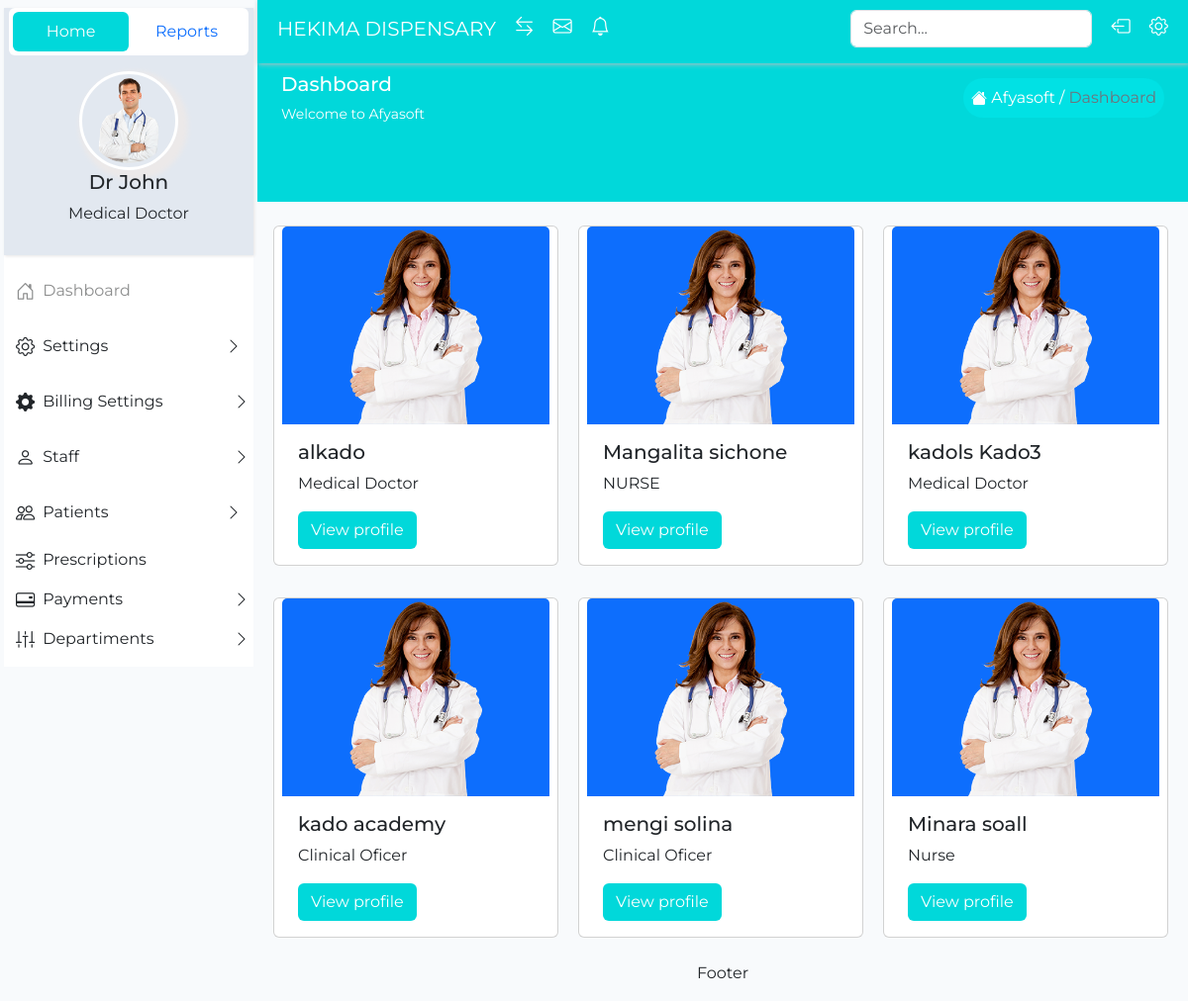
Screenshot of /index.php/staff/staffs with the database file from the repository.
### tables this page shows
CREATE TABLE `staff` (
  `id` int NOT NULL AUTO_INCREMENT,
  `first_name` varchar(45) DEFAULT NULL,
  `last_name` varchar(45) DEFAULT NULL,
  `username` varchar(45) DEFAULT NULL,
  `email` varchar(45) DEFAULT NULL,
  `phone_number` int DEFAULT NULL,
  `departiment` varchar(255) DEFAULT NULL,
  `position` varchar(100) DEFAULT NULL,
  `password` varchar(255) DEFAULT NULL,
  `gender` varchar(45) DEFAULT NULL,
  `image_url` varchar(200) DEFAULT NULL,
  `attachment_url` varchar(200) DEFAULT NULL,
  `status` varchar(45) DEFAULT 'active',
  `created_at` timestamp NULL DEFAULT CURRENT_TIMESTAMP,
  PRIMARY KEY (`id`),
  UNIQUE KEY `username_UNIQUE` (`username`)
);

### application/controllers/Staff.php (called while the page is built, shortened)
<?php
class Staff extends CI_controller
{
    public function __construct() {
        $this->load->model('StaffModel');
        $this->load->model('DepartimentModel');
        $this->load->model('PositionModel');
    }
    public function staffs() {
        $staffs = $this->StaffModel->all_staff();
        $this->load->view('staff/all_staff', array("staffs" => $staffs));
    }
}

### index.php (called while the page is built, shortened)
<?php
require_once BASEPATH.'core/CodeIgniter.php';

### application/models/StaffModel.php (called while the page is built, shortened)
<?php
class StaffModel extends CI_Model
{
    public function all_staff() {
        $staffs = $this->db->get('Staff')->result();
        return $staffs;
    }
}

### application/views/staff/All_staff.php (the view)
<?php include APPPATH . 'views/utils/header.php' ?>
<?php include APPPATH . 'views/utils/sidebar.php' ?>
<?php include APPPATH . 'views/utils/navbar.php' ?>
<section class="p-4">
    <div class="row g-3" style="display: grid; grid-template-columns: auto auto auto; gap: 1rem">
          <?php foreach($staffs as $staff):?>
            <div class="card" style="width: 18rem;">
              <img src="<?php echo base_url('public/images/doctors/member2.png') ?>" class="card-img-top bg-primary" width="100" height="200" style="object-fit: contain" alt="">
              <div class="card-body">
                  <h5 class="card-title"><?= $staff->first_name . " " . $staff->last_name ?></h5>
                  <p class="card-text"> <?= $staff->position ?></p>
                  <a href="<?php echo base_url("staff/staff_profile/". $staff->id) ?>" class="btn text-white" style="background: #01d8da">View profile</a>
              </div>
            </div>
          <?php endforeach ?>
      </div>
</section>
<?php include APPPATH . "views/utils/footer.php"?>

### public/libs/datatable/datatable.css (style rules this page uses)
:root { --dt-row-selected: 13, 110, 253; --dt-row-selected-text: 255, 255, 255; --dt-row-selected-link: 9, 10, 11; --dt-row-stripe: 0, 0, 0; --dt-row-hover: 0, 0, 0; --dt-column-ordering: 0, 0, 0; --dt-html-background: white; }

### public/styles/styles.css (style rules this page uses)
* { box-sizing: border-box; }
body { background: #f8fafc; font-family: "afyasoft" !important; }
a { text-decoration: none; color: #8c8d8d; }

### rows the page displays
staff: first_name "alkado", position "Medical Doctor"
staff: first_name "Mangalita", last_name "sichone", position "NURSE"
staff: first_name "kadols", last_name "Kado3", position "Medical Doctor"
staff: first_name "kado", last_name "academy", position "Clinical Oficer"
staff: first_name "mengi", last_name "solina", position "Clinical Oficer"
staff: first_name "Minara", last_name "soall", position "Nurse"
